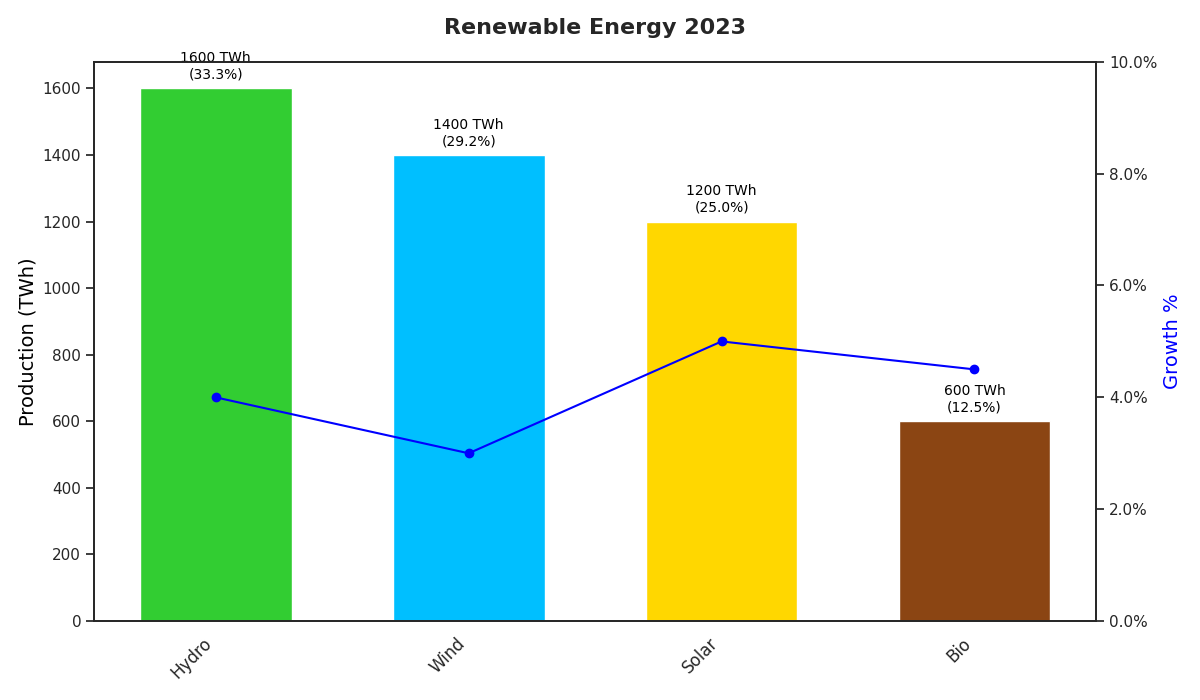

Recreate this plot in Python.
import matplotlib.pyplot as plt
import numpy as np

energy_sources = ['Solar', 'Wind', 'Hydro', 'Bio']
energy_production = np.array([1200, 1400, 1600, 600])
growth_rates = np.array([0.05, 0.03, 0.04, 0.045])

# Sort data in descending order based on energy production
sorted_indices = np.argsort(energy_production)[::-1]
energy_sources = [energy_sources[i] for i in sorted_indices]
energy_production = energy_production[sorted_indices]
growth_rates = growth_rates[sorted_indices]

base_colors = ['#FFD700', '#00BFFF', '#32CD32', '#8B4513']
gradient_colors = ['#FFF5CC', '#CCF0FF', '#C9ECC9', '#D2B48C']
base_colors = [base_colors[i] for i in sorted_indices]

positions = np.arange(len(energy_sources))

fig, ax1 = plt.subplots(figsize=(12, 7))

for idx, base_color in enumerate(base_colors):
    ax1.bar(positions[idx], energy_production[idx], color=base_color, width=0.6)

ax1.set_xticks(positions)
ax1.set_xticklabels(energy_sources, fontsize=12, rotation=45, ha='right')
ax1.set_ylabel('Production (TWh)', fontsize=14, color='black')
ax1.set_title('Renewable Energy 2023', fontsize=16, fontweight='bold', pad=20)

total_production = np.sum(energy_production)
for idx, bar in enumerate(ax1.patches):
    height = bar.get_height()
    percentage = (height / total_production) * 100
    ax1.annotate(f'{height} TWh\n({percentage:.1f}%)',
                 xy=(bar.get_x() + bar.get_width() / 2, height),
                 xytext=(0, 5),
                 textcoords="offset points",
                 ha='center', va='bottom',
                 fontsize=10, color='black')

ax2 = ax1.twinx()
ax2.set_ylabel('Growth %', fontsize=14, color='blue')
ax2.plot(positions, growth_rates * 100, color='blue', linestyle='-', marker='o')
ax2.set_ylim(0, 10)
ax2.yaxis.set_major_formatter(lambda y, _: f'{y:.1f}%')

# Removing grid lines and legend
plt.tight_layout()
plt.show()
